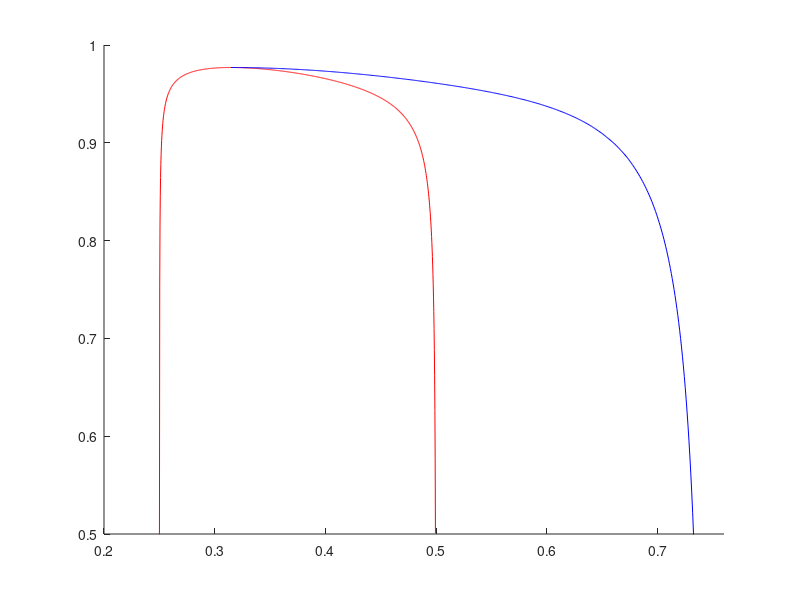

MATLAB code for this plot:
se = load('sigma_ea_4096.dat');
sr = load('sigma_re_900.dat');

hold on
%plot(se(:,1),se(:,2)-0.5,'--b')
%plot(sr(:,1),sr(:,2),'--m')

% tref = fzero(@(t)3*h1*sin(w*t)^2+(h1*cos(w*t)+h0)*cos(w*t),0.31);
tref = 0.314825861279561; TFIN = 0.7325;

p0 = 0.025;
h0 = .375; h1 = .125; w = 4*pi;

h = @(t) h1*cos(w*t) + h0;
dh = @(t) -w*h1*sin(w*t);

SIG = @(t) 1-sqrt(p0*h(t).^3./dh(t)) ;

%% CREA MALLA PARA INTERPOLACION de H(SIGMA)

t = linspace(0.250076,tref,2000);
HH = h(t); SS = SIG(t);

hIN = @(s) interp1(SS,HH,s);

%%

FSIG = @(t,s) 0.5*( (1-s).^2.*dh(t) - p0*h(t).^3 ) ./ ( (s-1).*(hIN(s)-h(t)) ) ;

Tp = linspace(0.250079,0.499365,1000);
plot(Tp,SIG(Tp),'-r'); ylim([0.5 1]); xlim([0.2 0.76])

tref = 0.31483;
TINT = linspace(tref,TFIN,500);
[aux,sigNUM] = ode23(FSIG,TINT,SIG(tref));

plot(aux,sigNUM,'-b');